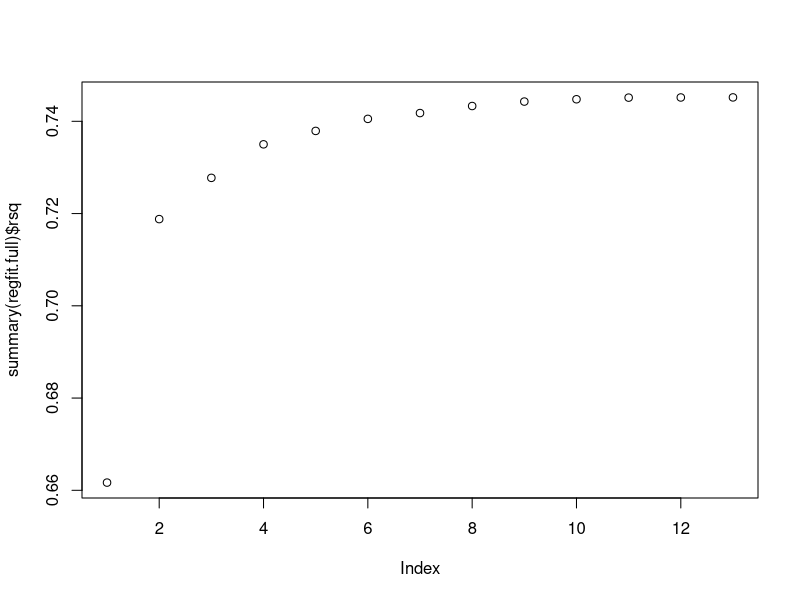
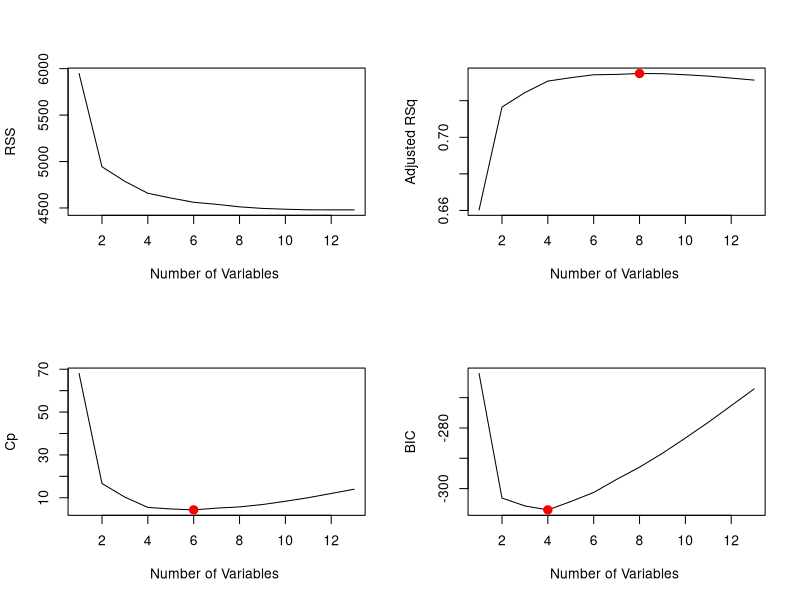
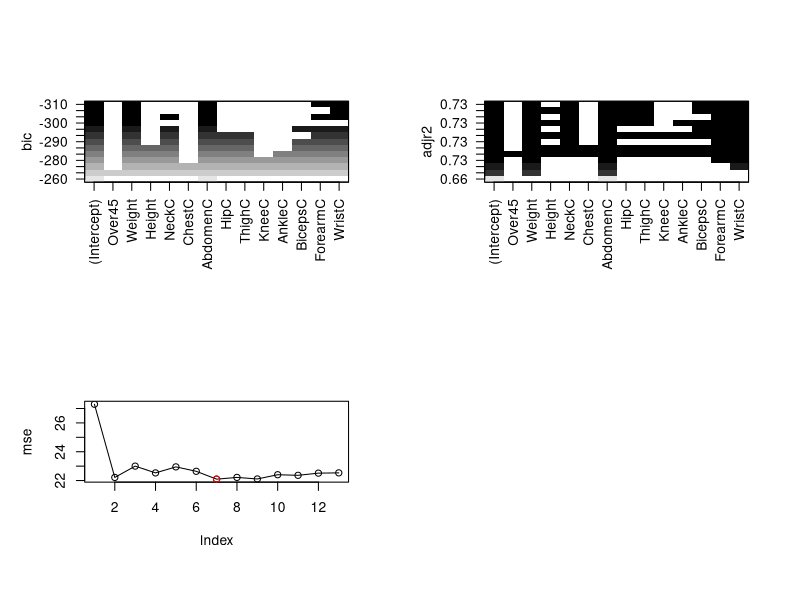

Source code (R) for these figures, in order: (Note: this script raises an error after producing the figures.)
## ---- chunk 1
knitr::opts_chunk$set(echo = TRUE)
## ---- chunk 2
library(tidyverse) # for data manipulation and visualization
library(ggplot2) # for plots
library(caret)
library(leaps)
library(glmnet) # for ridge and lasso
## ---- chunk 3
df <- read.table('BODY_FAT.TXT', header=TRUE)
names(df)
## ---- chunk 4
df <- df[,-1]
## ---- chunk 5
library(leaps)
regfit.full = regsubsets(SiriBF. ~ ., data = df,  nvmax = 13, method="exhaustive")
summary(regfit.full)
## ---- chunk 6
names(summary(regfit.full))
## ---- chunk 7
summary(regfit.full)$rsq
#plot rss
plot(summary(regfit.full)$rsq)
## ---- chunk 8
reg.summary <- summary(regfit.full)
par(mfrow=c(2,2))
plot(reg.summary$rss ,xlab="Number of Variables ",ylab="RSS",type="l")
plot(reg.summary$adjr2 ,xlab="Number of Variables ", ylab="Adjusted RSq",type="l")

max_adjr2 <- which.max(reg.summary$adjr2)
points(max_adjr2,reg.summary$adjr2[max_adjr2], col="red",cex=2,pch=20)

plot(reg.summary$cp ,xlab="Number of Variables ",ylab="Cp", type='l')
min_cp <- which.min(reg.summary$cp )
points(min_cp, reg.summary$cp[min_cp],col="red",cex=2,pch=20)

plot(reg.summary$bic ,xlab="Number of Variables ",ylab="BIC",type='l')
min_bic <- which.min(reg.summary$bic)
points(min_bic,reg.summary$bic[min_bic],col="red",cex=2,pch=20)
## ---- chunk 9
plot(regfit.full,scale="bic") #for "bic"
plot(regfit.full,scale="adjr2") #for "adjr2"
## ---- chunk 10
train=sample(c(TRUE,FALSE), nrow(df),rep=TRUE)
test = (! train )
## ---- chunk 11
regfit.best <- regsubsets(SiriBF. ~ ., data = df[train,],  nvmax = 13, method="exhaustive")
## ---- chunk 12
test.mat = model.matrix(SiriBF. ~ ., data = df[test,])
## ---- chunk 13
mse <- rep(NA,13)
for(i in 1:13){
  coefi=coef(regfit.best,id=i)
  pred=test.mat[,names(coefi)]%*%coefi
  mse[i]=mean((df$SiriBF.[test]-pred)^2)
}

plot(mse, type='o')
points(which.min(mse), mse[which.min(mse)], col='red')
## ---- chunk 14
coef(regfit.best, 8)
## ---- chunk 15
regfit.best <- regsubsets(SiriBF. ~ ., data=df ,nvmax=13)
coef(regfit.best,8)
## ---- chunk 16
k = 10
set.seed(1)
folds = sample(1:k,nrow(df),replace=TRUE)
table(folds)

# Creating an empty matrix
cv.errors=matrix(NA,k,13, dimnames=list(NULL, paste(1:13)))
## ---- chunk 17
predict.regsubsets =function (object, newdata, id ,...){
  form=as.formula(object$call [[2]])
  mat=model.matrix(form,newdata)
  coefi=coef(object ,id=id)
  xvars=names(coefi)
  mat[,xvars]%*%coefi
}
## ---- chunk 18
# loop for each fold
for(j in 1:k){
  best.fit = regsubsets(SiriBF. ~ . , data=df[folds != j,], nvmax = 13)
  
  # for each best model
  for (i in 1:13){
    pred = predict.regsubsets(best.fit, df[folds == j, ], id = i)
    cv.errors[j, i] = mean((df$SiriBF.[folds == j] - pred)^2)
  }
}
## ---- chunk 19
mean_mse <- colMeans(cv.errors)
plot(mean_mse, type='o')
points(which.min(mean_mse), mean_mse[which.min(mean_mse)], col='red')
## ---- chunk 20
reg.best  <- regsubsets (SiriBF. ~ ., data=df, nvmax=13)
coef(reg.best, 3)
## ---- chunk 21
regfit.fwd = regsubsets(SiriBF. ~. , data=df,nvmax=13, method ="forward")
regfit.bwd = regsubsets(SiriBF. ~. , data=df,nvmax=13,method ="backward")
summary(regfit.fwd)
summary(regfit.bwd)
